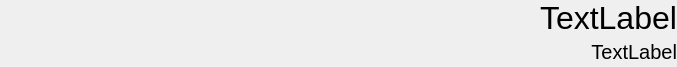
<?xml version="1.0" encoding="UTF-8"?>
<ui version="4.0">
 <class>WalletHeader</class>
 <widget class="QWidget" name="WalletHeader">
  <property name="geometry">
   <rect>
    <x>0</x>
    <y>0</y>
    <width>677</width>
    <height>67</height>
   </rect>
  </property>
  <property name="windowTitle">
   <string>Form</string>
  </property>
  <layout class="QHBoxLayout" name="horizontalLayout_2">
   <property name="spacing">
    <number>0</number>
   </property>
   <property name="leftMargin">
    <number>0</number>
   </property>
   <property name="topMargin">
    <number>0</number>
   </property>
   <property name="rightMargin">
    <number>0</number>
   </property>
   <property name="bottomMargin">
    <number>0</number>
   </property>
   <item>
    <widget class="QLabel" name="QtumLogo">
     <property name="maximumSize">
      <size>
       <width>50</width>
       <height>50</height>
      </size>
     </property>
     <property name="text">
      <string/>
     </property>
     <property name="pixmap">
      <pixmap resource="../bitcoin.qrc">:/icons/qtum</pixmap>
     </property>
     <property name="scaledContents">
      <bool>true</bool>
     </property>
     <property name="alignment">
      <set>Qt::AlignLeading|Qt::AlignLeft|Qt::AlignTop</set>
     </property>
    </widget>
   </item>
   <item>
    <spacer name="horizontalSpacer">
     <property name="orientation">
      <enum>Qt::Horizontal</enum>
     </property>
     <property name="sizeType">
      <enum>QSizePolicy::Expanding</enum>
     </property>
     <property name="sizeHint" stdset="0">
      <size>
       <width>40</width>
       <height>20</height>
      </size>
     </property>
    </spacer>
   </item>
   <item>
    <layout class="QVBoxLayout" name="verticalLayout">
     <item>
      <widget class="QLabel" name="labelAmout">
       <property name="font">
        <font>
         <pointsize>24</pointsize>
        </font>
       </property>
       <property name="text">
        <string>TextLabel</string>
       </property>
       <property name="alignment">
        <set>Qt::AlignLeading|Qt::AlignLeft|Qt::AlignTop</set>
       </property>
      </widget>
     </item>
     <item>
      <widget class="QLabel" name="labelAmout_dolar">
       <property name="font">
        <font>
         <pointsize>15</pointsize>
        </font>
       </property>
       <property name="text">
        <string>TextLabel</string>
       </property>
       <property name="alignment">
        <set>Qt::AlignRight|Qt::AlignTrailing|Qt::AlignVCenter</set>
       </property>
      </widget>
     </item>
    </layout>
   </item>
  </layout>
 </widget>
 <resources>
  <include location="../bitcoin.qrc"/>
 </resources>
 <connections/>
</ui>
